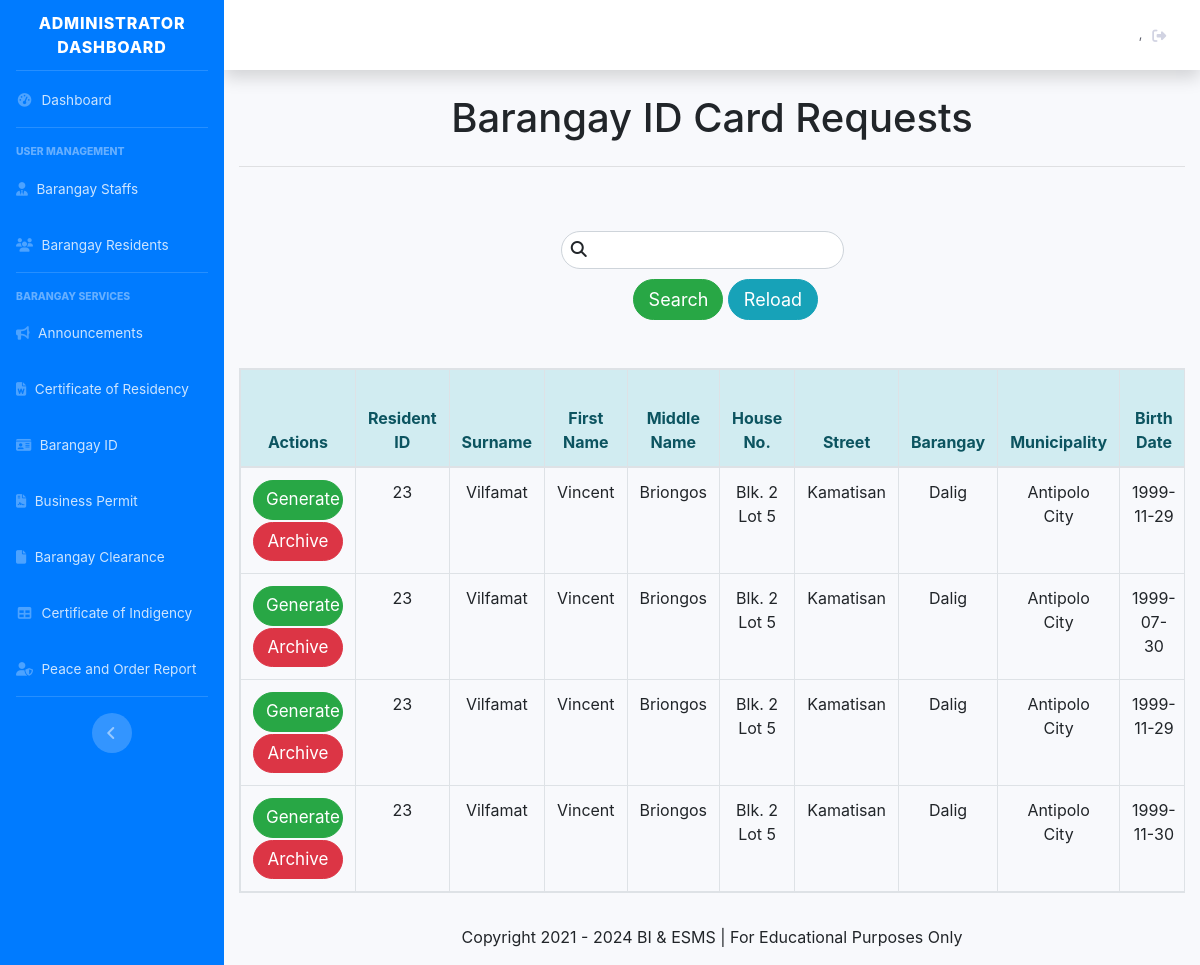
Screenshot of /admn_brgyid.php with the database file from the repository.
### tables this page shows
CREATE TABLE `tbl_brgyid` (
  `id_brgyid` int(11) DEFAULT NULL,
  `id_resident` int(11) NOT NULL,
  `lname` varchar(255) NOT NULL,
  `fname` varchar(255) NOT NULL,
  `mi` varchar(255) NOT NULL,
  `houseno` varchar(255) NOT NULL,
  `street` varchar(255) NOT NULL,
  `brgy` varchar(255) NOT NULL,
  `municipal` varchar(255) NOT NULL,
  `bplace` varchar(255) NOT NULL,
  `bdate` varchar(255) NOT NULL,
  `res_photo` varchar(255) DEFAULT NULL,
  `inc_lname` varchar(255) NOT NULL,
  `inc_fname` varchar(255) NOT NULL,
  `inc_mi` varchar(255) NOT NULL,
  `inc_contact` varchar(255) NOT NULL,
  `inc_houseno` varchar(255) NOT NULL,
  `inc_street` varchar(255) NOT NULL,
  `inc_brgy` varchar(255) NOT NULL,
  `inc_municipal` varchar(255) DEFAULT NULL
);

### classes/main.class.php (called while the page is built, shortened)
<?php
class BMISClass {
    protected $server = "mysql:host=localhost;dbname=bmis";
    protected $user = "root";
    protected $pass = "";
    protected $options = array(PDO::ATTR_ERRMODE => PDO::ERRMODE_EXCEPTION, PDO::ATTR_DEFAULT_FETCH_MODE => PDO::FETCH_ASSOC);
    public function openConn() {
        try {
            $this->con = new PDO($this->server, $this->user, $this->pass, $this->options);
            return $this->con;
        }
        catch(PDOException $e) {
            echo "Datbase Connection Error! ", $e->getMessage();
        }
    }
    public function view_brgyid(){
        $connection = $this->openConn();
        $stmt = $connection->prepare("SELECT * from tbl_brgyid");
        $stmt->execute();
        $view = $stmt->fetchAll();
        return $view;
    }
}
?>

### admn_brgyid_search.php (the view, shortened to what this page needs)
<?php
	require 'classes/conn.php';
	if(isset($_POST['search_bspermit'])){
		$keyword = $_POST['keyword'];
?>
<table class="table table-hover text-center table-bordered table-responsive" >
    <thead class="alert-info">
        <tr>
            <th> Actions</th>
            <th> Resident ID </th>
            <th> Surname </th>
            <th> First Name </th>
            <th> Middle Name </th>
            <th> House No. </th>
            <th> Street </th>
            <th> Barangay </th>
            <th> Municipality </th>
            <th> Birth Date </th>
            <th> Birth Place </th>
            <th> Emergency Contact Person </th>
            <th> Emergency Contact Number </th>
        </tr>
    </thead>
    <tbody>
        <?php
            $stmnt = $conn->prepare("SELECT * FROM `tbl_bspermit` WHERE `lname` LIKE '%$keyword%' or  `mi` LIKE '%$keyword%' or  `fname` LIKE '%$keyword%'
            or `bsname` LIKE '%$keyword%' or  `id_resident` LIKE '%$keyword%' or  `houseno` LIKE '%$keyword%' or  `street` LIKE '%$keyword%'
            or `brgy` LIKE '%$keyword%' or `municipal` LIKE '%$keyword%' or `bsindustry` LIKE '%$keyword%' or `aoe` LIKE '%$keyword%' ");
            $stmnt->execute();
            while($view = $stmnt->fetch()){
        ?>
            <tr>
                <td>
                    <form action="" method="post">
                        <a class="btn btn-success" target="blank" style="width: 90px; font-size: 17px; border-radius:30px; margin-bottom: 2px;" href="barangayid_form.php?id_resident=<?= $view['id_resident'];?>">Generate</a>
                        <input type="hidden" name="id_brgyid" value="<?= $view['id_brgyid'];?>">
                        <button class="btn btn-danger" style="width: 90px; font-size: 17px; border-radius:30px;" type="submit" name="delete_brgyid"> Archive </button>
                    </form>
                </td>
                <td> <?= $view['id_resident'];?> </td>
                <td> <?= $view['lname'];?> </td>
                <td> <?= $view['fname'];?> </td>
                <td> <?= $view['mi'];?> </td>
                <td> <?= $view['houseno'];?> </td>
                <td> <?= $view['street'];?> </td>
                <td> <?= $view['brgy'];?> </td>
                <td> <?= $view['municipal'];?> </td>
                <td> <?= $view['bdate'];?> </td>
                <td> <?= $view['bplace'];?> </td>
                <td> <?= $view['inc_lname'];?>, <?= $view['inc_fname'];?> </td>
                <td> <?= $view['inc_contact'];?> </td>
            </tr>
        <?php
        }
        ?>
    </tbody>
</table>
<?php
	}else{
?>
<table class="table table-hover text-center table-bordered table-responsive">
    <thead class="alert-info">
        <tr>
            <th> Actions</th>
            <th> Resident ID </th>
            <th> Surname </th>
            <th> First Name </th>
            <th> Middle Name </th>
            <th> House No. </th>
            <th> Street </th>
            <th> Barangay </th>
            <th> Municipality </th>
            <th> Birth Date </th>
        </tr>
    </thead>
    <tbody>
        <?php if(is_array($view)) {?>
            <?php foreach($view as $view) {?>
                <tr>
                    <td>
                        <form action="" method="post">
                            <a class="btn btn-success" target="blank" style="width: 90px; font-size: 17px; border-radius:30px; margin-bottom: 2px;" href="barangayid_form.php?id_resident=<?= $view['id_resident'];?>">Generate</a>
                            <button class="btn btn-danger" style="width: 90px; font-size: 17px; border-radius:30px;" type="submit" name="delete_brgyid"> Archive </button>
                        </form>
                    </td>
                    <td> <?= $view['id_resident'];?> </td>
                    <td> <?= $view['lname'];?> </td>
                    <td> <?= $view['fname'];?> </td>
                    <td> <?= $view['mi'];?> </td>
                    <td> <?= $view['houseno'];?> </td>
                    <td> <?= $view['street'];?> </td>
                    <td> <?= $view['brgy'];?> </td>
                    <td> <?= $view['municipal'];?> </td>
                    <td> <?= $view['bdate'];?> </td>
                </tr>
            <?php
                }
            ?>
        <?php
            }
        ?>
    </tbody>
</table>
<?php
	}
?>

### rows the page displays
tbl_brgyid: id_resident "23", lname "Vilfamat", fname "Vincent", mi "Briongos", houseno "Blk. 2 Lot 5", street "Kamatisan", brgy "Dalig", municipal "Antipolo City", bdate "1999-11-29"
tbl_brgyid: id_resident "23", lname "Vilfamat", fname "Vincent", mi "Briongos", houseno "Blk. 2 Lot 5", street "Kamatisan", brgy "Dalig", municipal "Antipolo City", bdate "1999-07-30"
tbl_brgyid: id_resident "23", lname "Vilfamat", fname "Vincent", mi "Briongos", houseno "Blk. 2 Lot 5", street "Kamatisan", brgy "Dalig", municipal "Antipolo City", bdate "1999-11-29"
tbl_brgyid: id_resident "23", lname "Vilfamat", fname "Vincent", mi "Briongos", houseno "Blk. 2 Lot 5", street "Kamatisan", brgy "Dalig", municipal "Antipolo City", bdate "1999-11-30"
